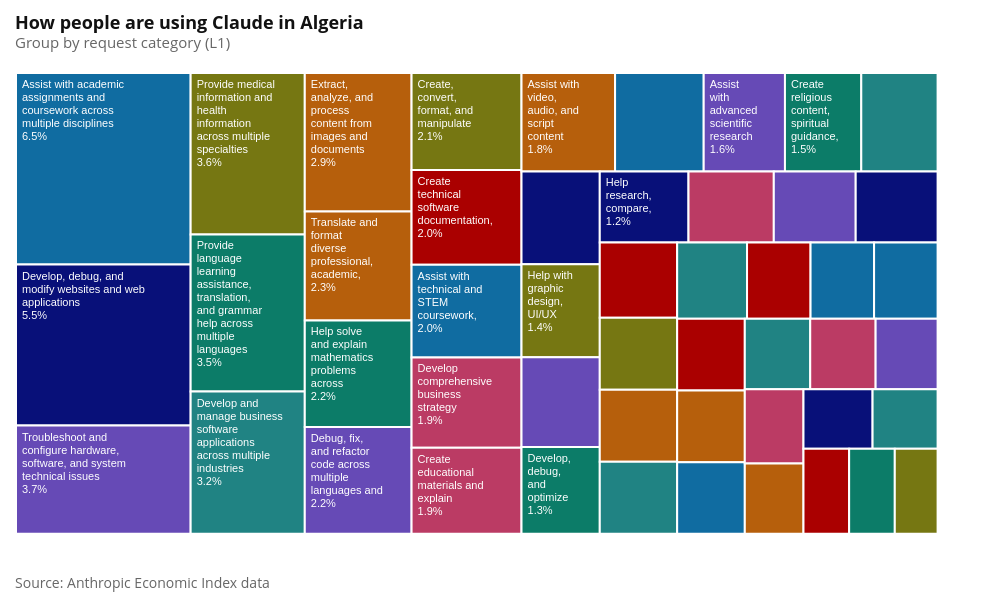

Notebook source saved alongside this figure:
### Markdown cell above
The two classifications both agree on the headline story: Software development (19% of conversations) and the combination of STEM homework (11%) and academic research (9%) account for the bulk of Algeria's Claude usage, and the same picture emerges in the occupational chart, where Computer and Mathematical and Educational Instruction and Library are the dominant categories. Coding and learning are what most Algerian Claude users are doing.

The request classification adds more nuance to this picture. Translation, writing, and editing tasks (10%) sit just below the headline and don't map cleanly to a single occupation, which translation crosses linguistic, legal, educational, and creative settings. Health and medical information (6%), creative content and marketing (6%), and daily-life questions (5%) are personal uses that occupational classifications largely miss.

### Code cell
l1_treemap = make_treemap(
    req_l1,
    label_col="cluster_name",
    value_col="pct",
    title=f"How people are using Claude in {COUNTRY_NAME}",
    subtitle="Group by request category (L1)",
    width=960,
)

attaviz.add_caption(
    l1_treemap,
    "Source: Anthropic Economic Index data",
)

### Figure 1 — Vega-Lite specification as saved in the notebook (floating-point values rounded to 4 significant figures)
{"config": {"background": "white", "padding": 15, "mark": {"tooltip": true}, "point": {"filled": true, "size": 60, "stroke": "white", "strokeWidth": 1}, "circle": {"filled": true, "stroke": "white", "strokeWidth": 1}, "square": {"filled": true, "stroke": "white", "strokeWidth": 1}, "line": {"strokeWidth": 4, "strokeCap": "round", "strokeJoin": "round"}, "bar": {"cornerRadiusEnd": 0}, "area": {"opacity": 0.7}, "arc": {"stroke": "white", "strokeWidth": 1}, "rect": {"stroke": "#8A969F", "strokeWidth": 0.5}, "geoshape": {"stroke": "#666666", "strokeWidth": 0.3, "strokeJoin": "round", "strokeCap": "round"}, "title": {"font": "Open Sans, sans-serif", "fontSize": 18, "fontWeight": 700, "lineHeight": 22, "color": "#111111", "anchor": "start", "offset": 21, "subtitleFont": "Open Sans, sans-serif", "subtitleFontSize": 15, "subtitleFontWeight": 400, "subtitleLineHeight": 18, "subtitleColor": "#666666", "subtitlePadding": 3}, "axis": {"domain": false, "grid": true, "gridColor": "#CED4DE", "gridDash": [4, 2], "gridWidth": 1, "labelFont": "Open Sans, sans-serif", "labelFontSize": 13, "labelFontWeight": 400, "labelColor": "#666666", "labelPadding": 3, "tickColor": "#CED4DE", "tickSize": 5, "tickCount": 5, "titleFont": "Open Sans, sans-serif", "titleFontSize": 13, "titleFontWeight": 600, "titleColor": "#111111", "titlePadding": 9}, "axisX": {"grid": false, "tickSize": 0, "labelAngle": 0}, "axisY": {"domain": false, "ticks": false, "gridColor": "#CED4DE", "gridDash": [4, 2], "gridWidth": 1}, "axisQuantitative": {"tickCount": 5}, "axisBand": {"labelPadding": 6, "tickSize": 0}, "axisTemporal": {"grid": false}, "legend": {"labelFont": "Open Sans, sans-serif", "labelFontSize": 13, "labelFontWeight": 600, "labelColor": "#111111", "titleFont": "Open Sans, sans-serif", "titleFontSize": 13, "titleFontWeight": 600, "titleColor": "#111111", "titlePadding": 3, "symbolSize": 196, "symbolStrokeWidth": 0, "padding": 15, "offset": 21, "columnPadding": 21, "orient": "bottom", "labelLimit": 200, "titleLimit": 200}, "view": {"stroke": null, "continuousWidth": 600, "continuousHeight": 400}, "range": {"category": ["#34A7F2", "#FF9800", "#664AB6", "#4EC2C0", "#F3578E", "#081079", "#0C7C68", "#AA0000", "#DDDA21"], "diverging": ["#920000", "#BD6126", "#E3A763", "#EFEFEF", "#80BDE7", "#3587C3", "#025288"], "heatmap": ["#E3F6FD", "#75CCEC", "#089BD4", "#0169A1", "#023B6F"], "ordinal": ["#E3F6FD", "#75CCEC", "#089BD4", "#0169A1", "#023B6F"], "ramp": ["#E3F6FD", "#75CCEC", "#089BD4", "#0169A1", "#023B6F"]}, "scale": {"bandPaddingInner": 0.2, "bandPaddingOuter": 0.1, "pointPadding": 0.5}, "header": {"labelFont": "Open Sans, sans-serif", "labelFontSize": 13, "labelFontWeight": 600, "labelColor": "#111111", "titleFont": "Open Sans, sans-serif", "titleFontSize": 15, "titleFontWeight": 600, "titleColor": "#111111"}, "concat": {"spacing": 18}, "facet": {"spacing": 18}, "selection": {"point": {"on": "click", "clear": "dblclick"}, "interval": {"mark": {"fill": "#0071BC", "fillOpacity": 0.15, "stroke": "#0071BC", "strokeWidth": 1}}}}, "vconcat": [{"layer": [{"mark": {"type": "rect", "stroke": "white", "strokeWidth": 2}, "encoding": {"color": {"field": "cluster_name", "legend": null, "scale": {"range": ["#106CA1", "#B65F0C", "#664AB6", "#208383", "#BB3B64", "#081079", "#0C7C68", "#AA0000", "#767712"]}, "type": "nominal"}, "tooltip": [{"field": "cluster_name", "title": "Group", "type": "nominal"}, {"field": "pct", "format": ".2f", "title": "% of conversations", "type": "quantitative"}], "x": {"axis": null, "field": "x", "scale": {"domain": [0, 960]}, "type": "quantitative"}, "x2": {"field": "x2"}, "y": {"axis": null, "field": "y", "scale": {"domain": [0, 480], "reverse": true}, "type": "quantitative"}, "y2": {"field": "y2"}}}, {"mark": {"type": "text", "align": "left", "baseline": "top", "color": "white", "dx": 6, "dy": 6, "fontSize": 11, "lineBreak": "\n"}, "encoding": {"text": {"field": "label", "type": "nominal"}, "x": {"field": "x", "type": "quantitative"}, "x2": {"field": "x2"}, "y": {"field": "y", "type": "quantitative"}, "y2": {"field": "y2"}}, "transform": [{"filter": "datum.label != null"}]}], "height": 480, "title": {"text": "How people are using Claude in Algeria", "subtitle": "Group by request category (L1)"}, "width": 960}], "data": {"name": "data-59f4a0040dffa5a1e8d0cfd9cabf4473"}, "title": {"text": "Source: Anthropic Economic Index data", "anchor": "start", "color": "#666666", "font": "Open Sans, sans-serif", "fontSize": 14, "fontWeight": 400, "lineHeight": 21, "offset": 24, "orient": "bottom"}, "$schema": "https://vega.github.io/schema/vega-lite/v6.4.1.json", "datasets": {"data-59f4a0040dffa5a1e8d0cfd9cabf4473": [{"cluster_name": "Assist with academic assignments and coursework across multiple disciplines", "pct": 6.55, "x": 0.0, "y": 0.0, "dx": 181.9, "dy": 199.5, "x2": 181.9, "y2": 199.5, "label": "Assist with academic\nassignments and\ncoursework across\nmultiple disciplines\n6.5%"}, {"cluster_name": "Develop, debug, and modify websites and web applications", "pct": 5.505, "x": 0.0, "y": 199.5, "dx": 181.9, "dy": 167.7, "x2": 181.9, "y2": 367.2, "label": "Develop, debug, and\nmodify websites and web\napplications\n5.5%"}, {"cluster_name": "Troubleshoot and configure hardware, software, and system technical issues", "pct": 3.702, "x": 0.0, "y": 367.2, "dx": 181.9, "dy": 112.8, "x2": 181.9, "y2": 480.0, "label": "Troubleshoot and\nconfigure hardware,\nsoftware, and system\ntechnical issues\n3.7%"}, {"cluster_name": "Provide medical information and health information across multiple specialties", "pct": 3.607, "x": 181.9, "y": 0.0, "dx": 118.9, "dy": 168.1, "x2": 300.8, "y2": 168.1, "label": "Provide medical\ninformation and\nhealth\ninformation\nacross multiple\nspecialties\n3.6%"}, {"cluster_name": "Provide language learning assistance, translation, and grammar help across multiple languages", "pct": 3.512, "x": 181.9, "y": 168.1, "dx": 118.9, "dy": 163.7, "x2": 300.8, "y2": 331.8, "label": "Provide\nlanguage\nlearning\nassistance,\ntranslation,\nand grammar\nhelp across\nmultiple\nlanguages\n3.5%"}, {"cluster_name": "Develop and manage business software applications across multiple industries", "pct": 3.18, "x": 181.9, "y": 331.8, "dx": 118.9, "dy": 148.2, "x2": 300.8, "y2": 480.0, "label": "Develop and\nmanage business\nsoftware\napplications\nacross multiple\nindustries\n3.2%"}, {"cluster_name": "Extract, analyze, and process content from images and documents", "pct": 2.895, "x": 300.8, "y": 0.0, "dx": 111.2, "dy": 144.2, "x2": 412.1, "y2": 144.2, "label": "Extract,\nanalyze, and\nprocess\ncontent from\nimages and\ndocuments\n2.9%"}, {"cluster_name": "Translate and format diverse professional, academic, medical, and religious content between languages", "pct": 2.278, "x": 300.8, "y": 144.2, "dx": 111.2, "dy": 113.5, "x2": 412.1, "y2": 257.7, "label": "Translate and\nformat\ndiverse\nprofessional,\nacademic,\n2.3%"}, {"cluster_name": "Help solve and explain mathematics problems across multiple topics and levels", "pct": 2.231, "x": 300.8, "y": 257.7, "dx": 111.2, "dy": 111.1, "x2": 412.1, "y2": 368.9, "label": "Help solve\nand explain\nmathematics\nproblems\nacross\n2.2%"}, {"cluster_name": "Debug, fix, and refactor code across multiple languages and systems", "pct": 2.231, "x": 300.8, "y": 368.9, "dx": 111.2, "dy": 111.1, "x2": 412.1, "y2": 480.0, "label": "Debug, fix,\nand refactor\ncode across\nmultiple\nlanguages and\n2.2%"}, {"cluster_name": "Create, convert, format, and manipulate documents across multiple file types", "pct": 2.088, "x": 412.1, "y": 0.0, "dx": 114.5, "dy": 101.1, "x2": 526.6, "y2": 101.1, "label": "Create,\nconvert,\nformat, and\nmanipulate\n2.1%"}, {"cluster_name": "Create technical software documentation, diagrams, and architecture content", "pct": 2.041, "x": 412.1, "y": 101.1, "dx": 114.5, "dy": 98.76, "x2": 526.6, "y2": 199.8, "label": "Create\ntechnical\nsoftware\ndocumentation,\n2.0%"}, {"cluster_name": "Assist with technical and STEM coursework, homework, and assignments", "pct": 1.993, "x": 412.1, "y": 199.8, "dx": 114.5, "dy": 96.46, "x2": 526.6, "y2": 296.3, "label": "Assist with\ntechnical and\nSTEM\ncoursework,\n2.0%"}, {"cluster_name": "Develop comprehensive business strategy documents and corporate planning materials", "pct": 1.946, "x": 412.1, "y": 296.3, "dx": 114.5, "dy": 94.16, "x2": 526.6, "y2": 390.4, "label": "Develop\ncomprehensive\nbusiness\nstrategy\n1.9%"}, {"cluster_name": "Create educational materials and explain concepts across academic subjects", "pct": 1.851, "x": 412.1, "y": 390.4, "dx": 114.5, "dy": 89.57, "x2": 526.6, "y2": 480.0, "label": "Create\neducational\nmaterials and\nexplain\n1.9%"}, {"cluster_name": "Assist with video, audio, and script content creation and production", "pct": 1.804, "x": 526.6, "y": 0.0, "dx": 97.46, "dy": 102.6, "x2": 624.0, "y2": 102.6, "label": "Assist with\nvideo,\naudio, and\nscript\ncontent\n1.8%"}, {"cluster_name": "Help with programming, software development, and coding across multiple languages", "pct": 1.709, "x": 624.0, "y": 0.0, "dx": 92.33, "dy": 102.6, "x2": 716.4, "y2": 102.6, "label": null}, {"cluster_name": "Assist with advanced scientific research across biomedical and physical sciences", "pct": 1.566, "x": 716.4, "y": 0.0, "dx": 84.63, "dy": 102.6, "x2": 801.0, "y2": 102.6, "label": "Assist\nwith\nadvanced\nscientific\nresearch\n1.6%"}, {"cluster_name": "Create religious content, spiritual guidance, poetry, and creative writing", "pct": 1.471, "x": 801.0, "y": 0.0, "dx": 79.5, "dy": 102.6, "x2": 880.5, "y2": 102.6, "label": "Create\nreligious\ncontent,\nspiritual\nguidance,\n1.5%"}, {"cluster_name": "Create and optimize social media content and marketing strategies", "pct": 1.471, "x": 880.5, "y": 0.0, "dx": 79.5, "dy": 102.6, "x2": 960.0, "y2": 102.6, "label": null}, {"cluster_name": "Create marketing content, advertising campaigns, and SEO materials with platform optimization", "pct": 1.424, "x": 526.6, "y": 102.6, "dx": 81.53, "dy": 96.78, "x2": 608.1, "y2": 199.3, "label": null}, {"cluster_name": "Help with graphic design, UI/UX work, and branding projects", "pct": 1.424, "x": 526.6, "y": 199.3, "dx": 81.53, "dy": 96.78, "x2": 608.1, "y2": 296.1, "label": "Help with\ngraphic\ndesign,\nUI/UX\n1.4%"}, {"cluster_name": "Get help with home maintenance, repairs, vehicles, and household systems", "pct": 1.376, "x": 526.6, "y": 296.1, "dx": 81.53, "dy": 93.56, "x2": 608.1, "y2": 389.7, "label": null}, {"cluster_name": "Develop, debug, and optimize machine learning and AI systems", "pct": 1.329, "x": 526.6, "y": 389.7, "dx": 81.53, "dy": 90.33, "x2": 608.1, "y2": 480.0, "label": "Develop,\ndebug,\nand\noptimize\n1.3%"}, {"cluster_name": "Help research, compare, and select consumer products for purchase", "pct": 1.234, "x": 608.1, "y": 102.6, "dx": 92.42, "dy": 73.99, "x2": 700.5, "y2": 176.5, "label": "Help\nresearch,\ncompare,\n1.2%"}, {"cluster_name": "Grade student work and create educational assessments", "pct": 1.187, "x": 700.5, "y": 102.6, "dx": 88.86, "dy": 73.99, "x2": 789.4, "y2": 176.5, "label": null}, {"cluster_name": "Learn and troubleshoot DevOps infrastructure and deployment technologies", "pct": 1.139, "x": 789.4, "y": 102.6, "dx": 85.31, "dy": 73.99, "x2": 874.7, "y2": 176.5, "label": null}, {"cluster_name": "Provide fitness, nutrition, and sports training information", "pct": 1.139, "x": 874.7, "y": 102.6, "dx": 85.31, "dy": 73.99, "x2": 960.0, "y2": 176.5, "label": null}, {"cluster_name": "Assist with game development, gaming software, and tabletop RPG content", "pct": 1.139, "x": 608.1, "y": 176.5, "dx": 80.61, "dy": 78.31, "x2": 688.7, "y2": 254.9, "label": null}, {"cluster_name": "Assist with healthcare and mental health clinical documentation and professional writing", "pct": 1.092, "x": 608.1, "y": 254.9, "dx": 80.61, "dy": 75.05, "x2": 688.7, "y2": 329.9, "label": null}, {"cluster_name": "Assist with advanced academic research and professional technical projects", "pct": 1.092, "x": 608.1, "y": 329.9, "dx": 80.61, "dy": 75.05, "x2": 688.7, "y2": 405.0, "label": null}, {"cluster_name": "Troubleshoot and configure network infrastructure, protocols, and server connections", "pct": 1.092, "x": 608.1, "y": 405.0, "dx": 80.61, "dy": 75.05, "x2": 688.7, "y2": 480.0, "label": null}, {"cluster_name": "Assist with civic information, government services, and institutional research", "pct": 1.044, "x": 688.7, "y": 176.5, "dx": 72.78, "dy": 79.5, "x2": 761.5, "y2": 256.0, "label": null}, {"cluster_name": "Help with SQL database design, queries, debugging, and concepts", "pct": 0.9492, "x": 761.5, "y": 176.5, "dx": 66.17, "dy": 79.5, "x2": 827.7, "y2": 256.0, "label": null}, {"cluster_name": "Debug and fix technical issues in web/mobile applications", "pct": 0.9492, "x": 827.7, "y": 176.5, "dx": 66.17, "dy": 79.5, "x2": 893.8, "y2": 256.0, "label": null}, {"cluster_name": "Edit, proofread, and reformat documents and written content", "pct": 0.9492, "x": 893.8, "y": 176.5, "dx": 66.17, "dy": 79.5, "x2": 960.0, "y2": 256.0, "label": null}, {"cluster_name": "Develop, debug, and publish mobile applications", "pct": 0.9492, "x": 688.7, "y": 256.0, "dx": 70.46, "dy": 74.65, "x2": 759.2, "y2": 330.7, "label": null}, {"cluster_name": "Implement and troubleshoot authentication, authorization, and security systems for web applications", "pct": 0.9492, "x": 688.7, "y": 330.7, "dx": 70.46, "dy": 74.65, "x2": 759.2, "y2": 405.3, "label": null}, {"cluster_name": "Provide technical assistance with electrical engineering and power systems", "pct": 0.9492, "x": 688.7, "y": 405.3, "dx": 70.46, "dy": 74.65, "x2": 759.2, "y2": 480.0, "label": null}, {"cluster_name": "Manage and operate e-commerce business operations and customer service", "pct": 0.9018, "x": 759.2, "y": 256.0, "dx": 68.14, "dy": 73.34, "x2": 827.3, "y2": 329.4, "label": null}, {"cluster_name": "Provide assistance across multiple practice areas and document types", "pct": 0.9018, "x": 827.3, "y": 256.0, "dx": 68.14, "dy": 73.34, "x2": 895.4, "y2": 329.4, "label": null}, {"cluster_name": "Automate business processes and data management systems", "pct": 0.8543, "x": 895.4, "y": 256.0, "dx": 64.55, "dy": 73.34, "x2": 960.0, "y2": 329.4, "label": null}, {"cluster_name": "Assist with creative fiction writing, editing, and development", "pct": 0.8543, "x": 759.2, "y": 329.4, "dx": 61.12, "dy": 77.46, "x2": 820.3, "y2": 406.8, "label": null}, {"cluster_name": "Debug and implement backend APIs, integrations, and messaging systems", "pct": 0.8068, "x": 759.2, "y": 406.8, "dx": 61.12, "dy": 73.15, "x2": 820.3, "y2": 480.0, "label": null}, {"cluster_name": "Assist with data analysis, statistical computing, and database management tasks", "pct": 0.8068, "x": 820.3, "y": 329.4, "dx": 71.97, "dy": 62.13, "x2": 892.3, "y2": 391.5, "label": null}, {"cluster_name": "Get relationship, dating, parenting, and personal advice across life situations", "pct": 0.7594, "x": 892.3, "y": 329.4, "dx": 67.74, "dy": 62.13, "x2": 960.0, "y2": 391.5, "label": null}, {"cluster_name": "Provide lifestyle guidance on wellness, productivity, and personal care", "pct": 0.7594, "x": 820.3, "y": 391.5, "dx": 47.56, "dy": 88.48, "x2": 867.9, "y2": 480.0, "label": null}, {"cluster_name": "Assist with earth sciences, environmental research, and natural science tasks", "pct": 0.7594, "x": 867.9, "y": 391.5, "dx": 47.56, "dy": 88.48, "x2": 915.4, "y2": 480.0, "label": null}, {"cluster_name": "Draft and refine professional workplace emails and business correspondence", "pct": 0.7119, "x": 915.4, "y": 391.5, "dx": 44.59, "dy": 88.48, "x2": 960.0, "y2": 480.0, "label": null}]}}
